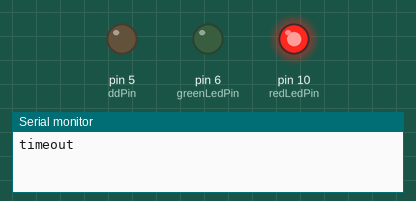
Bench run of a sketch on a simulated Arduino Uno, built with avr-gcc and run on an emulated ATmega328P. Shown: output pins drawn as LEDs (lit = HIGH), the last lines printed to the serial monitor. No radio packets arrive unless stated.

Above: at 1.5 s.
At 4.7 s:
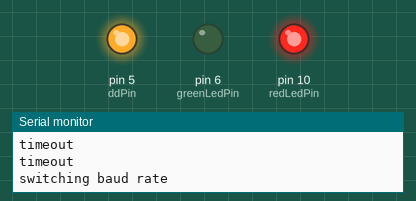
Timing chart, 0 to 10.8 s (numbered marks = the images above):
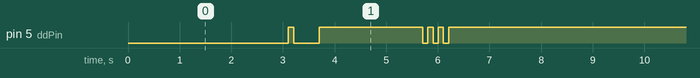

The sketch:

SerialToRF24.ino
```cpp
#include <SPI.h>
#include "nRF24L01.h"
#include "RF24.h"
#include <SoftwareSerial.h>

int ddPin=5;
int rxPin=2; //10
int txPin=9; //11
int redLedPin=10;
int greenLedPin=6;
unsigned long lastKeepAwake = 0;
unsigned long ledsOffUntil = 0;

SoftwareSerial Roomba(rxPin, txPin);

const byte address[6] = "RMBAR";
RF24 radio(7,8);

struct Message
{
  byte cmd;
  byte dataSize;
  byte data[30];
};

void updateLeds(bool isConnected, bool messageReceived)
{
  unsigned long now = millis();

  if (messageReceived && now > ledsOffUntil)
  {
    ledsOffUntil = now + 30;
  }

  pinMode(redLedPin, OUTPUT);
  pinMode(greenLedPin, OUTPUT);

  if (now < ledsOffUntil)
  {
    digitalWrite(redLedPin, LOW);
    digitalWrite(greenLedPin, LOW);
  }
  else
  {
    digitalWrite(redLedPin, isConnected ? LOW : HIGH);
    digitalWrite(greenLedPin, isConnected ? HIGH : LOW);
  }
}

int readByte(unsigned long timeoutInMs)
{
    unsigned long start = millis();
    while (!Roomba.available())
    {
      if (millis() - start > timeoutInMs)
      {
        Serial.println("timeout");
        return -1;
      }
    }

    int value = Roomba.read();
    return value;
}

void reduceBaudRate ()
{
  Serial.println("switching baud rate");

  Roomba.end();
  delay(100);
  Roomba.begin(19200);
  delay(1000);

  pinMode(ddPin, OUTPUT);
  digitalWrite(ddPin, HIGH);
  delay(100);
  digitalWrite(ddPin, LOW);
  delay(500);
  digitalWrite(ddPin, HIGH);
  delay(2000);

  for (int i = 0; i < 3; i++)
  {
      digitalWrite(ddPin, LOW);
      delay(100);
      digitalWrite(ddPin, HIGH);
      delay(100);
  }

  Roomba.flush();
}

int getOIMode()
{
  Roomba.write(149); // query
  Roomba.write(1);
  Roomba.write(35); // OI mode
  int mode = readByte(1000);
  if (mode < 1 || mode > 4)
  {
    return -1;
  }
  return mode;
}

bool connect()
{
  bool isConnected = false;

  if (getOIMode() > -1)
  {
      isConnected = true;
  }
  else
  {
    Roomba.write(128);
    if (getOIMode() > -1)
    {
      isConnected = true;
    }
  }

  if (!isConnected)
  {
    digitalWrite(redLedPin, HIGH);
    digitalWrite(greenLedPin, LOW);
    reduceBaudRate ();
    delay(1000);
    Roomba.write(128);
    isConnected =  getOIMode() > -1;

    if (isConnected)
    {
      Serial.println("connected");
    }
  }

  updateLeds(isConnected, false);

  return isConnected;
}

bool isCharging()
{
  Roomba.write(149); // query
  Roomba.write(1);
  Roomba.write(34); // OI mode
  return readByte(1000) > 0;
}

void printState()
{
  if (isCharging())
  {
    Serial.print("charging");
  }
  else
  {
    Serial.print("not charging");
  }

  Serial.print(", ");

  int oiMode = getOIMode();
  switch (oiMode)
  {
    case 1:
      Serial.println("off-mode");
      break;
    case 2:
      Serial.println("passive-mode");
      break;
    case 3:
      Serial.println("safe-mode");
      break;
    case 4:
      Serial.println("full-mode");
      break;
    default:
      Serial.print("unknown-mode: ");
      Serial.println(oiMode);
      break;
  }
}

void keepAwake()
{
  unsigned long now = millis();
  if (lastKeepAwake == 0 || now - lastKeepAwake > 120000) // 2 min
  {
    lastKeepAwake = now;

    Roomba.write(128);  //Start -> Passive mode

    if (isCharging())
    {
      Serial.println("keep awake");

      delay(500);
      Roomba.write(131);  //Safe mode
      delay(500);
      Roomba.write(128);  //Start -> Passive mode
    }

    printState();
  }
}

void setup()
{
  Serial.begin(19200);

  radio.begin();
  radio.openReadingPipe(0, address);
  radio.setPALevel(RF24_PA_MAX);
  radio.startListening();

  updateLeds(false, false);

  //Roomba.write(128); // start
  //Roomba.write(135); // clean
}

void loop()
{
  if (!connect())
  {
    lastKeepAwake = 0;
    Serial.println("not connected");
    return;
  }

  keepAwake();

  while (radio.available())
  {
    Message msg = {};
    radio.read(&msg, sizeof(Message));
    Serial.println(msg.cmd, DEC);
    Roomba.write(msg.cmd);
    for (int i = 0; i < msg.dataSize; i++)
    {
      Roomba.write(msg.data[i]);
    }
    updateLeds(true, true);
  }
  updateLeds(true, false);
}
```

Measured:
- by itself, pin 5 (ddPin): repeats every 8.3 s: LOW 0.50 s, HIGH 2.0 s, 2 × (LOW 0.10 s, HIGH 0.10 s), LOW 0.10 s, HIGH 5.3 s
- by itself, everything shown: repeats every 8.3 s, in 8 steps
